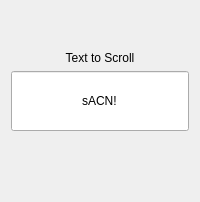
            <widget class="QWidget" name="page">
             <layout class="QVBoxLayout" name="verticalLayout_9">
              <item>
               <spacer name="verticalSpacer_6">
                <property name="orientation">
                 <enum>Qt::Orientation::Vertical</enum>
                </property>
                <property name="sizeHint" stdset="0">
                 <size>
                  <width>20</width>
                  <height>40</height>
                 </size>
                </property>
               </spacer>
              </item>
              <item>
               <widget class="QLabel" name="label_7">
                <property name="text">
                 <string>Text to Scroll</string>
                </property>
                <property name="alignment">
                 <set>Qt::AlignmentFlag::AlignCenter</set>
                </property>
               </widget>
              </item>
              <item>
               <widget class="QLineEdit" name="leScrollText">
                <property name="sizePolicy">
                 <sizepolicy hsizetype="Minimum" vsizetype="Fixed">
                  <horstretch>0</horstretch>
                  <verstretch>0</verstretch>
                 </sizepolicy>
                </property>
                <property name="minimumSize">
                 <size>
                  <width>0</width>
                  <height>60</height>
                 </size>
                </property>
                <property name="styleSheet">
                 <string notr="true">font: 20pt &quot;Sans Serif&quot;;</string>
                </property>
                <property name="text">
                 <string>sACN!</string>
                </property>
                <property name="alignment">
                 <set>Qt::AlignmentFlag::AlignCenter</set>
                </property>
               </widget>
              </item>
              <item>
               <spacer name="verticalSpacer_7">
                <property name="orientation">
                 <enum>Qt::Orientation::Vertical</enum>
                </property>
                <property name="sizeHint" stdset="0">
                 <size>
                  <width>20</width>
                  <height>40</height>
                 </size>
                </property>
               </spacer>
              </item>
              <item>
               <widget class="QLabel" name="lblTextImage">
                <property name="sizePolicy">
                 <sizepolicy hsizetype="Minimum" vsizetype="Preferred">
                  <horstretch>0</horstretch>
                  <verstretch>0</verstretch>
                 </sizepolicy>
                </property>
                <property name="maximumSize">
                 <size>
                  <width>350</width>
                  <height>16777215</height>
                 </size>
                </property>
                <property name="text">
                 <string/>
                </property>
                <property name="alignment">
                 <set>Qt::AlignmentFlag::AlignCenter</set>
                </property>
               </widget>
              </item>
             </layout>
            </widget>
